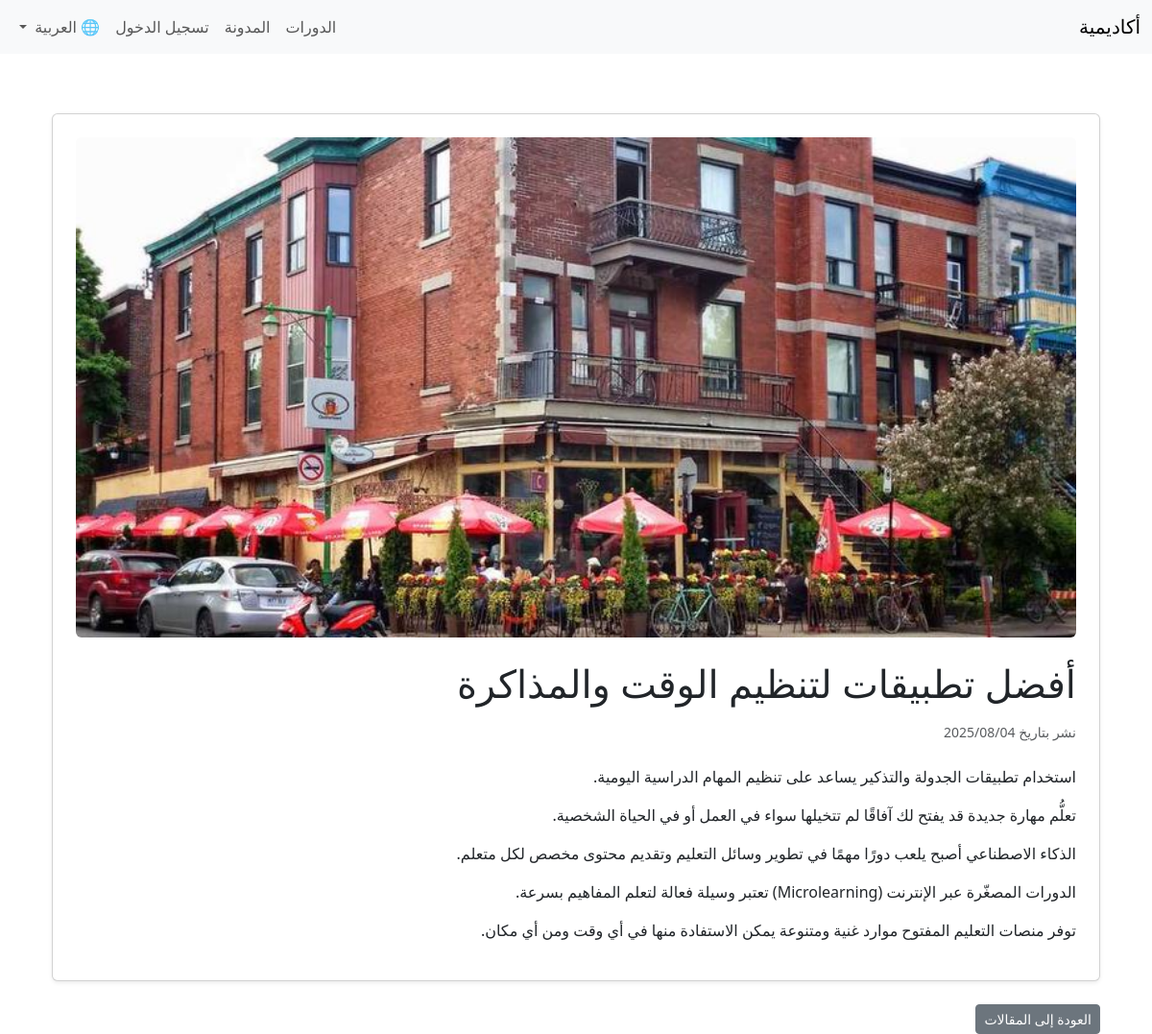
Page /ar/blog/1486/ on the committed database.
### blog/models.py (models this page shows, shortened)
class Post(models.Model):
    title = models.CharField(max_length=200, verbose_name=_("عنوان المقال"))
    slug = models.SlugField(unique=True, allow_unicode=True, blank=True, verbose_name=_("الرابط"))
    author = models.ForeignKey(User, on_delete=models.CASCADE, verbose_name=_("الكاتب"))
    content = models.TextField(verbose_name=_("محتوى المقال"))
    image = models.ImageField(upload_to='blog_images/', null=True, blank=True, verbose_name=_("صورة المقال"))
    created_at = models.DateTimeField(auto_now_add=True, verbose_name=_("تاريخ النشر"))
    updated_at = models.DateTimeField(auto_now=True, verbose_name=_("آخر تحديث"))
    is_published = models.BooleanField(default=True, verbose_name=_("منشور"))
    class Meta:
        verbose_name = _("مقال")
        verbose_name_plural = _("مقالات")
        ordering = ['-created_at']

### blog/views.py (the view)
# urls.py: re_path(r'^(?P<slug>[\w\u0600-\u06FF-]+)/$', views.blog_detail, name='blog_detail'),
def blog_detail(request, slug):
    post = get_object_or_404(Post, slug=slug, is_published=True)
    return render(request, 'blog/blog_detail.html', {'post': post})

### blog/templates/blog/blog_detail.html (shortened to what this page needs)
{% extends 'base.html' %}
{% load i18n %}
{% block content %}
<div class="container mt-5">
    <article class="card shadow-sm p-4">
        {% if post.image %}
            <img src="{{ post.image.url }}" class="img-fluid rounded mb-4" alt="{{ post.title }}">
        {% endif %}
        <h1 class="mb-3">{{ post.title }}</h1>
        <p class="text-muted small mb-4">
            {% trans "نشر بتاريخ" %} {{ post.created_at|date:"Y/m/d" }}
        </p>
        <div class="post-content">
            {{ post.content|linebreaks }}
        </div>
    </article>
    <div class="mt-4">
        <a href="{% url 'blog:blog_list' %}" class="btn btn-secondary btn-sm">
            {% trans "العودة إلى المقالات" %}
        </a>
    </div>
</div>
{% endblock %}

### templates/base.html (style rules this page uses)
body { padding-top: 70px; }

### rows in the picture
Post: image (picture), title "أفضل تطبيقات لتنظيم الوقت والمذاكرة", created_at "2025/08/04", content "استخدام تطبيقات الجدولة والتذكير يساعد على تنظيم المهام الدراسية اليومية. تعلُّم مهارة جديدة قد يفتح لك آفاقًا لم تتخيلها سواء في العمل أو في الحياة الشخصية. الذكاء الاصطناعي أصبح يلعب دورًا مهمًا في تطوير وسائل التعليم وتقديم محتوى مخصص لكل متعلم. الدورات المصغّرة عبر الإنترنت (Microlearning) تعتبر وسيلة فعالة لتعلم المفاهيم بسرعة. توفر منصات التعليم المفتوح موارد غنية ومتنوعة يمكن الاستفادة منها في أي وقت ومن أي مكان."
